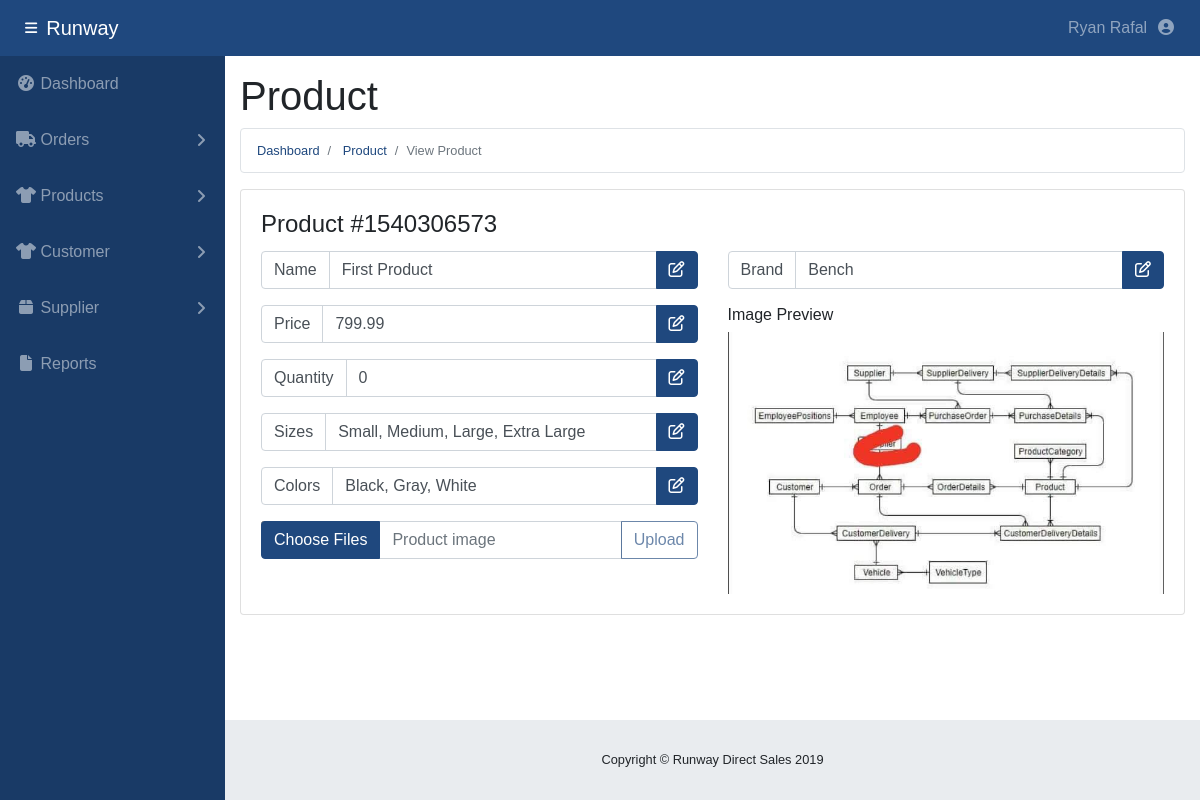
The app's page /viewproduct.php?productid=1540306573 (signed in) with its own data.
### tables this page shows
CREATE TABLE `productcategory` (
  `ProductId` int(10) NOT NULL,
  `PName` char(25) NOT NULL,
  `PQuantity` int(6) NOT NULL,
  `PPrice` double NOT NULL,
  `PSizes` char(255) DEFAULT NULL,
  `PColors` char(255) DEFAULT NULL,
  `PImage` varchar(255) NOT NULL,
  PRIMARY KEY (`PName`),
  UNIQUE KEY `PName_UNIQUE` (`PName`),
  KEY `FKProductIdPC_idx` (`ProductId`),
  CONSTRAINT `FKProductIdPC` FOREIGN KEY (`ProductId`) REFERENCES `product` (`ProductId`) ON DELETE NO ACTION ON UPDATE NO ACTION
);

CREATE TABLE `product` (
  `ProductId` int(10) NOT NULL,
  `PBrand` char(20) NOT NULL,
  PRIMARY KEY (`ProductId`)
);

### viewproduct.php (the view, shortened to what this page needs)
<?php
$conn = require "php/connection.php";
if (isset($_GET["productid"])) {
  $product = $conn->query("
  SELECT *
  FROM product
  INNER JOIN productcategory ON product.ProductId = productcategory.ProductId
  WHERE product.ProductId = $_GET[productid]
")->fetch_assoc();
}
?>
<!DOCTYPE html>
<html lang="en">
<head>
  <link href="vendor/fontawesome-free/css/all.min.css" rel="stylesheet" type="text/css">
  <link href="vendor/datatables/dataTables.bootstrap4.css" rel="stylesheet">
  <link href="css/sb-admin.css" rel="stylesheet">
</head>
<body id="page-top">
  <nav class="navbar navbar-expand navbar-dark bg-primary sticky-top">
    <button class="btn btn-link btn-sm text-white order-1 order-sm-0" id="sidebarToggle" href="#">
      <i class="fas fa-bars"></i>
    </button>
    <a class="navbar-brand mr-1" href="index.php">Runway</a>
    <ul class="navbar-nav ml-auto ml-md-0">
      <li class="nav-item dropdown no-arrow">
        <a class="nav-link dropdown-toggle" href="#" id="userDropdown" role="button" data-toggle="dropdown"
          aria-haspopup="true" aria-expanded="false">
          Ryan Rafal &nbsp;<i class="fas fa-user-circle fa-fw"></i>
        </a>
      </li>
    </ul>
  </nav>
  <div id="wrapper">
    <ul class="sidebar navbar-nav bg-secondary">
      <li class="nav-item">
        <a class="nav-link" href="index.php">
          <i class="fas fa-fw fa-tachometer-alt"></i>
          <span>Dashboard</span>
        </a>
      </li>
      <li class="nav-item dropdown">
        <a class="nav-link dropdown-toggle" href="#" id="ordersDropdown" role="button" data-toggle="dropdown"
          aria-haspopup="true" aria-expanded="false">
          <i class="fas fa-fw fa-truck"></i>
          <span>Orders</span>
        </a>
      </li>
      <li class="nav-item dropdown">
        <a class="nav-link dropdown-toggle" href="#" id="ordersDropdown" role="button" data-toggle="dropdown"
          aria-haspopup="true" aria-expanded="false">
          <i class="fas fa-fw fa-tshirt"></i>
          <span>Products</span>
        </a>
      </li>
         <li class="nav-item dropdown">
        <a class="nav-link dropdown-toggle" href="#" id="ordersDropdown" role="button" data-toggle="dropdown"
          aria-haspopup="true" aria-expanded="false">
          <i class="fas fa-fw fa-tshirt"></i>
          <span>Customer</span>
        </a>
      </li>
       <li class="nav-item dropdown">
        <a class="nav-link dropdown-toggle" href="#" id="suppliersDropdown" role="button" data-toggle="dropdown" aria-haspopup="true"
          aria-expanded="false">
          <i class="fas fa-fw fa-box"></i>
          <span>Supplier</span>
        </a>
      </li>
      <li class="nav-item dropdown">
        <a class="nav-link" href="reports.php">
          <i class="fas fa-fw fa-file"></i>
          <span>Reports</span>
        </a>
      </li>
    </ul>
    <div id="content-wrapper">
      <div class="container">
        <h1>Product</h1>
        <ol class="breadcrumb bg-white small border border-1 border-grey">
          <li class="breadcrumb-item">
            <a href="index.php">Dashboard</a>
          </li>
          <li class="breadcrumb-item">
            <a href="products.php">Product</a>
          </li>
          <li class="breadcrumb-item active">View Product</li>
        </ol>
        <div class="card mb-5">
          <div class="card-body">
          <h4 class="card-title">Product #<?php echo $product["ProductId"] ?></h4>
            <div class="row">
              <div class="col-sm-12 col-md-6">
                <div class="input-group mb-3">
                  <div class="input-group-prepend">
                    <span class="input-group-text bg-white">Name</span>
                  </div>
                  <input type="text" class="form-control bg-white" id="viewproductname" name="viewproductname" placeholder="Product name" aria-label="Product Name" aria-describedby="productnameedit" disabled value="<?php echo $product["PName"] ?>">
                  <div class="input-group-append">
                    <a href="#" id="productnameedit" class="btn btn-primary" onclick="enableInput(this)"><i class="fa fa-edit"></i></a>
                  </div>
                </div>
              </div>
              <div class="col-sm-12 col-md-6">
                <div class="input-group mb-3">
                  <div class="input-group-prepend">
                    <span class="input-group-text bg-white">Brand</span>
                  </div>
                  <input type="text" class="form-control bg-white" id="viewproductbrand" name="viewproductbrand" placeholder="Product Brand" aria-label="Product Brand" aria-describedby="productbrandedit" disabled value="<?php echo $product["PBrand"] ?>">
                  <div class="input-group-append">
                    <a href="#" id="productbrandedit" class="btn btn-primary" onclick="enableInput(this)"><i class="fa fa-edit"></i></a>
                  </div>
                </div>
              </div>
            </div>
            <div class="row">
              <div class="col-sm-12 col-md-6">
                 <div class="input-group mb-3">
                  <div class="input-group-prepend">
                    <span class="input-group-text bg-white">Price</span>
                  </div>
                  <input type="number" class="form-control bg-white" id="viewproductprice" step=".01" name="viewproductprice" placeholder="Product price" aria-label="Product price" aria-describedby="productpriceedit" disabled value="<?php echo $product["PPrice"] ?>">
                  <div class="input-group-append">
                    <a href="#" id="productpriceedit" class="btn btn-primary" onclick="enableInput(this)"><i class="fa fa-edit"></i></a>
                  </div>
                </div>
                <div class="input-group mb-3">
                  <div class="input-group-prepend">
                    <span class="input-group-text bg-white">Quantity</span>
                  </div>
                  <input type="number" class="form-control bg-white" id="viewproductquantity"  name="viewproductquantity" placeholder="Product quantity" aria-label="Product quantity" aria-describedby="productquantityedit" disabled value="<?php echo $product["PQuantity"] ?>">
                  <div class="input-group-append">
                    <a href="#" id="productquantityedit" class="btn btn-primary" onclick="enableInput(this)"><i class="fa fa-edit"></i></a>
                  </div>
                </div>
                <div class="input-group mb-3">
                  <div class="input-group-prepend">
                    <span class="input-group-text bg-white">Sizes</span>
                  </div>
                  <input type="text" class="form-control bg-white" id="viewproductsizes" name="viewproductsizes" placeholder="Product sizes" aria-label="Product sizes" aria-describedby="productsizesedit" disabled value="<?php echo $product["PSizes"] ?>">
                  <div class="input-group-append">
                    <a href="#" id="productsizesedit" class="btn btn-primary" onclick="enableInput(this)"><i class="fa fa-edit"></i></a>
                  </div>
                </div>
                <div class="input-group mb-3">
                  <div class="input-group-prepend">
                    <span class="input-group-text bg-white">Colors</span>
                  </div>
                  <input type="text" class="form-control bg-white" id="viewproductcolors" name="viewproductcolors" placeholder="Product colors" aria-label="Product colors" aria-describedby="productcolorsedit" disabled value="<?php echo $product["PColors"] ?>">
                  <div class="input-group-append">
                    <a href="#" id="productcolorsedit" class="btn btn-primary" onclick="enableInput(this)"><i class="fa fa-edit"></i></a>
                  </div>
                </div>
                <div class="input-group mb-3">
                  <div class="input-group-prepend">
                    <button class="btn btn-primary" onclick="$('#viewproductimage').click()">Choose Files</button>
                  </div>
                  <input type="text" class="form-control bg-white" id="viewproductimageref" name="viewproductimageref" placeholder="Product image" aria-label="Product image" aria-describedby="productimageedit" disabled>
                  <div class="input-group-append">
                    <input type="button" disabled href="#" id="productimageedit" class="btn btn-outline-primary" value="Upload">
                  </div>
                </div>
              </div>
              <div class="col-sm-12 col-md-6">
                <h6 class="h6">Image Preview</h6>
                <img src="<?php echo "uploads/" . $product["PImage"] ?>" alt="" class="img-fluid" id="productimagepreview">
              </div>
            </div>
          </div>
        </div>
      </div>
      <footer class="sticky-footer">
        <div class="container my-auto">
          <div class="copyright text-center my-auto">
            <span>Copyright © Runway Direct Sales <?php $date = new DateTime();
                                                  echo $date->format("Y"); ?></span>
          </div>
        </div>
      </footer>
    </div>
  </div>
</body>
</html>

### records on screen
productcategory: ProductId "1540306573", viewproductname "First Product", viewproductbrand "Bench", viewproductprice "799.99", viewproductquantity "0", viewproductsizes "Small, Medium, Large, Extra Large", viewproductcolors "Black, Gray, White", PImage (picture)
